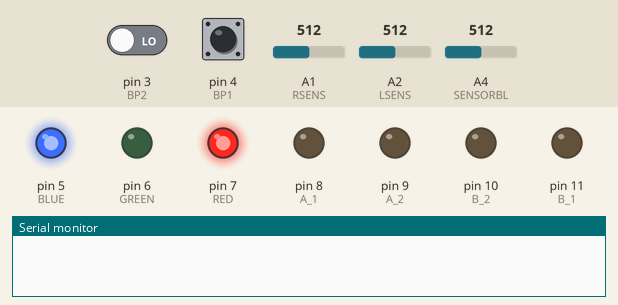
Simulated run of this sketch. Board: Arduino Uno, built with avr-gcc and run on an emulated ATmega328P. On the bench: output pins drawn as LEDs (lit = HIGH), the last lines printed to the serial monitor. The test bench sets the inputs (shaded band); at power-on: pin 3 (BP2) LOW, pin 4 (BP1) HIGH, A1 (RSENS) = 512, A2 (LSENS) = 512, A4 (SENSORBL) = 512.

Above: at 0.1 s.
At 5.1 s:
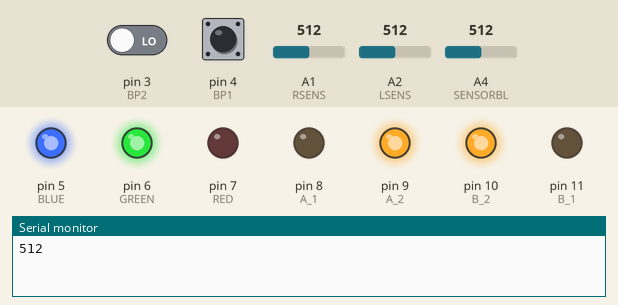
Timing chart, 0 to 6.6 s (numbered marks = the images above):
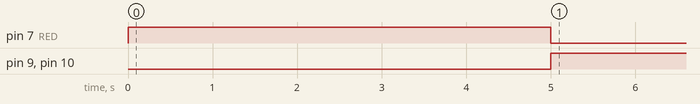

Measured:
- by itself, pin 9 (A_2), pin 10 (B_2): LOW → HIGH at 5.0 s

The sketch:

RobotSumoSoft.ino
```cpp
#define DEBUG true

//Déclaration des pins

#define A_1 8 // Pont en H
#define A_2 9
#define B_2 10
#define B_1 11

#define BP1 4 // Bouton de démarrage
#define BP2 3

#define SENSORBR A3 // Capteur de ligne
#define SENSORBL A4
#define SENSORBB A5

#define GREEN 6 // Led d'état
#define BLUE  5
#define RED   7

#define RSENS A1
#define LSENS A2

#define BTRY A0

#define BACK 0
#define RIGHT 1
#define LEFT 2

void initHBridge(int p1, int p2, int p3, int p4); // Initialisation pins H Bridge

void controlMotor(int __speeda, int __speedb); // speed : -255 to 255

void changeState(int newState);

int frontLeftSensor(void);
int frontRightSensor(void);

void myDelay(int __ms);

int start = 0;

void setup(void) {
    initHBridge(A_1, A_2, B_1, B_2);

    pinMode(BP1, INPUT);
    pinMode(BP2, INPUT);

    pinMode(RED, OUTPUT);
    pinMode(BLUE, OUTPUT);
    pinMode(GREEN, OUTPUT);

    pinMode(SENSORBB, INPUT);
    pinMode(SENSORBL, INPUT);
    pinMode(SENSORBR, INPUT);

    if (DEBUG)
        Serial.begin(115200);

    changeState(0);

    do {
        if (digitalRead(BP1) == 0 || digitalRead(BP2) == 0) {
            start = 1;
            changeState(1);
        }
    } while (start != 1);

    delay(5000);

    changeState(2);
}

int found = 0;

void loop(void) {

    if (found == 0) {
        while (found != 1) {
            controlMotor(0, 60);
            if (frontRightSensor() > 150 && frontLeftSensor() > 150) {
                found = 1;
                controlMotor(150, 150);
            }/*else if (frontLeftSensor() > 100) {
                found = 1;
                controlMotor(150, 150);
            }*/
        }
    }

    int difMesure = frontLeftSensor() - frontRightSensor();

    Serial.println(analogRead(SENSORBL));

    difMesure *= 3;

    if (frontLeftSensor() > 400 || frontRightSensor() > 400) {
        controlMotor(255, 255);
    } else if (frontLeftSensor() == 0 && frontRightSensor() == 0) {
        found = 0;
    } else if (analogRead(SENSORBB) > 100) {
        controlMotor(255, 255);
        myDelay(1000);
    } else if (analogRead(SENSORBL) > 100) {
        controlMotor(-255, -255);
        myDelay(1000);
    } else if (analogRead(SENSORBR) > 100) {
        controlMotor(-255, -255);
        myDelay(1000);
    } else {
        if (difMesure < 20 && difMesure > -20) {
            controlMotor(150, 150);
        } else if (difMesure > 0) {
            controlMotor(150, 150 - difMesure);
        } else if (difMesure < 0) {
            difMesure = (int)sqrt(pow(difMesure, 2));
            controlMotor(150 - difMesure, 150);
        }
    }

    delay(100);
}

void changeState(int newState) { // TODO : state of the led in function of the state variable
    digitalWrite(RED, HIGH);
    digitalWrite(BLUE, HIGH);
    digitalWrite(GREEN, HIGH);
    switch (newState) {
        case 0:
            digitalWrite(BLUE, LOW);
            break;
        case 1:
            digitalWrite(GREEN, LOW);
            break;
        case 2:
            digitalWrite(RED, LOW);
            break;
    }
}

void initHBridge(int p1, int p2, int p3, int p4) {
    pinMode(p1, OUTPUT);
    pinMode(p2, OUTPUT);
    pinMode(p3, OUTPUT);
    pinMode(p4, OUTPUT);
}

int frontLeftSensor(void) {
    int m = analogRead(LSENS);
    if (m < 20)
        return 0;
    return m;
}

int frontRightSensor(void) {
    int m = analogRead(RSENS);
    if (m < 20)
        return 0;
    return m;
}

void controlMotor(int __speeda, int __speedb) {
    if (__speeda < 0) {
        __speeda = 255 - __speeda;
        digitalWrite(A_1, HIGH);
    } else {
        digitalWrite(A_1, LOW);
    }

    analogWrite(A_2, __speeda);

    if (__speedb < 0) {
        __speedb = 255 - __speedb;
        digitalWrite(B_1, HIGH);
    } else {
        digitalWrite(B_1, LOW);
    }

    analogWrite(B_2, __speedb);

}

void myDelay(int __ms) {
    for (int i = 0; i < __ms; ++i) {
        delayMicroseconds(1000);
    }
}
```

Soft.c
```cpp
#include <Arduino.h>
#include <PinChangeInterrupt.h>
#include "Soft.h"

#include "debug.h"

#define DEBUG true

//Déclaration des pins

#define A1 8 // Pont en H
#define A2 9
#define B2 10
#define B1 11

#define BP1 4 // Bouton de démarrage
#define BP2 3

#define SENSORBR A3 // Capteur de ligne
#define SENSORBL A4
#define SENSORBB A5

#define GREEN 6 // Led d'état
#define BLUE  5
#define RED   7

#define RSENS A1
#define LSENS A2

#define BTRY A0

// Variables globales

int start = 0;
int state = 0;
int found = 0;

// Entete des fonctions

void initHBridge(int p1, int p2, int p3, int p4); // Initialisation pins H Bridge
void walkRight(int speed, int dir); // speed 0 - 100 et dir 0 - 1
void walkLeft(int speed, int dir); // Idem

void changeState(int newState);
void checkBTRY(void);

void sensorBLInterrupt(void);
void sensorBRInterrupt(void);
void sensorBBInterrupt(void);

void standBy(void);
void scan(void);
void track(void);
void avoidVoid(void);

void setup(void) {
    initHBridge(A1, A2, B1, B2);

    pinMode(BP1, OUTPUT);
    pinMode(BP2, OUTPUT);

    pinMode(RED, OUTPUT);
    pinMode(BLUE, OUTPUT);
    pinMode(GREEN, OUTPUT);

    pinMode(SENSORBB, INPUT);
    pinMode(SENSORBL, INPUT);
    pinMode(SENSORBR, INPUT);

    attachPCINT(digitalPinToPinChangeInterrupt(SENSORBB), sensorBBInterrupt, RISING);
    attachPCINT(digitalPinToPinChangeInterrupt(SENSORBR), sensorBRInterrupt, RISING);
    attachPCINT(digitalPinToPinChangeInterrupt(SENSORBL), sensorBLInterrupt, RISING);

    if (DEBUG)
        Serial.begin(115200);

    standBy();
    scan();
}


void loop(void) {

}

void track(void) {

}

void scan(void) {

    changeState(1);

    if (start == 1) {
        walkLeft(100, 0);
        walkRight(100, 1);
        delay(250);
        walkLeft(100, 1);
        walkRight(100, 1);
        delay(1000);
    } else if (start == 0) {
        walkLeft(100, 1);
        walkRight(100, 0);
        delay(250);
        walkLeft(100, 1);
        walkRight(100, 1);
        delay(1000);
    }

    found = 0;
    int doOnce = 0;

    do {
        int __right = analogRead(RSENS);
        int __left  = analogRead(LSENS);

        if (__right > 100 && __left > 100 && doOnce == 0) {
            doOnce = 1;
            found = 1;
        } else if (doOnce == 1) {

        }


        delay(10);
    } while (found == 0);

}

void sensorBBInterrupt(void) {
    walkLeft(100, 0);
    walkRight(100, 0);
    delay(1000);
}

void sensorBRInterrupt(void) {
    walkLeft(100, 1);
    walkRight(100, 1);
    delay(500);
    walkLeft(100, 1);
    delay(250);
}

void sensorBLInterrupt(void) {
    walkLeft(100, 1);
    walkRight(100, 1);
    delay(500);
    walkRight(100, 1);
    delay(250);
}

void checkBTRY(void) {
    int __btry = analogRead(BTRY);
    double __btryTension = (__btry * 5.00) / 1023.00;

    if (__btryTension < 6.8) {
        changeState(9);
    }
}

void standBy(void) {
    changeState(0);
    do {
        if (digitalRead(BP1) == 0)
            start = 1;
        if (digitalRead(BP2) == 0)
            start = 2;
    } while (start == 0);
}

void changeState(int newState) { // TODO : state of the led in function of the state variable
    switch (newState) {
        case 0:
            digitalWrite(BLUE, HIGH);
            break;
        case 1:
            digitalWrite(GREEN, HIGH);
            break;
        case 9:
            digitalWrite(RED, HIGH);
            break;
    }
}

void initHBridge(int p1, int p2, int p3, int p4) {
    pinMode(p1, OUTPUT);
    pinMode(p2, OUTPUT);
    pinMode(p3, OUTPUT);
    pinMode(p4, OUTPUT);
}

int frontLeftSensor(void) {
    return analogRead(LSENS);
}

int frontRightSensor(void) {
    return analogRead(RSENS);
}

void walkLeft(int speed, int dir) { // dir 0 -> Avance
    int _speed = map(speed, 0, 100, 0, 255);
    if (dir == 0) {
        digitalWrite(A1, LOW);
    } else {
        digitalWrite(A1, HIGH);
    }
    analogWrite(A2, _speed);
}

void walkRight(int speed, int dir) {
    int _speed = map(speed, 0, 100, 0, 255);
    if (dir == 0) {
        digitalWrite(B1, LOW);
    } else {
        digitalWrite(B1, HIGH);
    }
    analogWrite(B2, _speed);
}
```

Soft.h
```cpp
//
// Created by Akyno on 12/12/2017.
//

#ifndef ROBOTSUMO_SOFT_H
#define ROBOTSUMO_SOFT_H

#endif //ROBOTSUMO_SOFT_H

#include <arduino.h>

void initHBridge(int p1, int p2, int p3, int p4); // Initialisation pins H Bridge
void walkRight(int speed, int dir); // speed 0 - 100 et dir 0 - 1
void walkLeft(int speed, int dir); // Idem

void changeState(int newState);
void checkBTRY(void);

void sensorBLInterrupt(void);
void sensorBRInterrupt(void);
void sensorBBInterrupt(void);

void standBy(void);
void scan(void);
void track(void);
void avoidVoid(void);
```

debug.c
```cpp
//
// Created by Guillaume FRANCOLON on 12/12/2017.
//
#include <Soft.c>

void debug_ESS02(){
    /* Essai d'autonomie
     *
     * Simple programme d'avance du robot
     *
     */
    walkLeft(100, 1);
    walkRight(100, 1);
}

void debug_ESS03() {
        /* Essai des roues motorisées et indépendantes
         * Entraîne le processus consistant à :
         * 1) Tous les moteurs en avance
         * 2) Tous les moteurs en recul
         * 3) Rotation horaire
         * 4) Rotation antihoraire
         * 5) Avance du seul moteur gauche
         * 6) Avance du seul moteur droit
         *
         * Pause de 2 secondes entre chaque phase
         */

    // Phase 1
    walkLeft(100, 1);
    walkRight(100, 1);
    delay(2000);

    // Phase 2
    walkLeft(100, 0);
    walkRight(100, 0);
    delay(2000);

    // Phase 3
    walkLeft(100, 1);
    walkRight(100, 0);
    delay(2000);

    // Phase 4
    walkLeft(100, 0);
    walkRight(100, 1);
    delay(2000);

    // Phase 5
    walkLeft(100, 1);
    delay(2000);

    // Phase 6
    walkRight(100, 1);
    delay(2000);
};

void debug_ESS04(){

}

void debug_ESS05(){

}

void debug_ESS06(){

}

void debug_ESS07(){

}
```

debug.h
```cpp
//
// Created by Akyno on 12/12/2017.
//

#ifndef ROBOTSUMO_DEBUG_H
#define ROBOTSUMO_DEBUG_H

#endif //ROBOTSUMO_DEBUG_H
```
